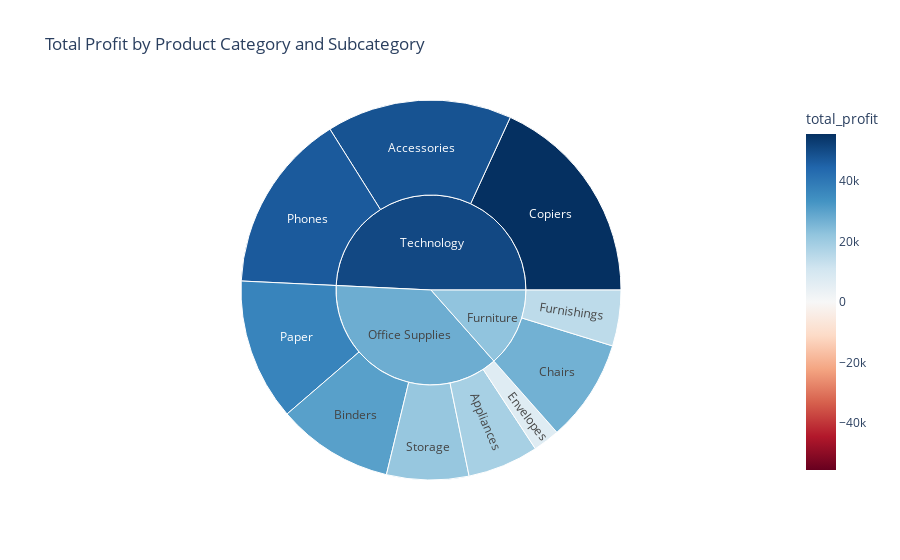

The cell this chart's notebook holds for it:
### Code cell
#visualization 4 code here
fig = px.sunburst(
    result3,
    path=['category', 'subcategory'],
    values='total_profit',
    color='total_profit',
    color_continuous_scale='RdBu',
    color_continuous_midpoint=0,
    title='Total Profit by Product Category and Subcategory'
)

fig.show()

### Figure 1 — Plotly figure (JSON) as saved in the notebook; plotly's stock layout.template omitted (floating-point values rounded to 4 significant figures)
{"data": [{"branchvalues": "total", "customdata": [[55620.0], [48360.0], [46940.0], [36990.0], [30370.0], [26710.0], [21410.0], [18510.0], [14570.0], [6964.0], [50590.0], [27490.0], [22420.0]], "domain": {"x": [0, 1], "y": [0, 1]}, "hovertemplate": "labels=%{label}<br>total_profit_sum=%{value}<br>parent=%{parent}<br>id=%{id}<br>total_profit=%{color}<extra></extra>", "ids": ["Technology/Copiers", "Technology/Accessories", "Technology/Phones", "Office Supplies/Paper", "Office Supplies/Binders", "Furniture/Chairs", "Office Supplies/Storage", "Office Supplies/Appliances", "Furniture/Furnishings", "Office Supplies/Envelopes", "Technology", "Office Supplies", "Furniture"], "labels": ["Copiers", "Accessories", "Phones", "Paper", "Binders", "Chairs", "Storage", "Appliances", "Furnishings", "Envelopes", "Technology", "Office Supplies", "Furniture"], "marker": {"coloraxis": "coloraxis", "colors": [55620.0, 48360.0, 46940.0, 36990.0, 30370.0, 26710.0, 21410.0, 18510.0, 14570.0, 6964.0, 50590.0, 27490.0, 22420.0]}, "name": "", "parents": ["Technology", "Technology", "Technology", "Office Supplies", "Office Supplies", "Furniture", "Office Supplies", "Office Supplies", "Furniture", "Office Supplies", "", "", ""], "type": "sunburst", "values": [55620.0, 48360.0, 46940.0, 36990.0, 30370.0, 26710.0, 21410.0, 18510.0, 14570.0, 6964.0, 150900.0, 114300.0, 41280.0]}], "layout": {"coloraxis": {"cmid": 0, "colorbar": {"title": {"text": "total_profit"}}, "colorscale": [[0, "rgb(103,0,31)"], [0.1, "rgb(178,24,43)"], [0.2, "rgb(214,96,77)"], [0.3, "rgb(244,165,130)"], [0.4, "rgb(253,219,199)"], [0.5, "rgb(247,247,247)"], [0.6, "rgb(209,229,240)"], [0.7, "rgb(146,197,222)"], [0.8, "rgb(67,147,195)"], [0.9, "rgb(33,102,172)"], [1, "rgb(5,48,97)"]]}, "legend": {"tracegroupgap": 0}, "title": {"text": "Total Profit by Product Category and Subcategory"}}}
